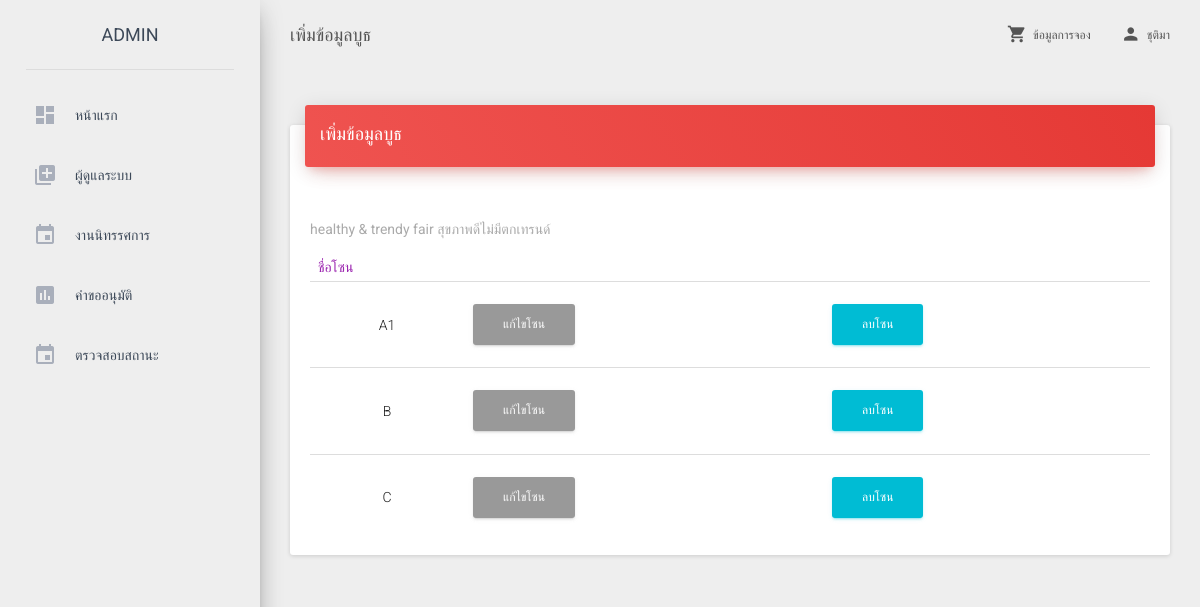
Screenshot of /admin_edit_zone_status.php?event_id=1 (signed in) with the database file from the repository.
### tables this page shows
CREATE TABLE `events` (
  `event_id` int(10) UNSIGNED NOT NULL,
  `ev_name` varchar(100) NOT NULL,
  `ev_caption` varchar(255) NOT NULL,
  `ev_dateS` date NOT NULL,
  `ev_dateF` date NOT NULL,
  `ev_dateRS` date NOT NULL,
  `ev_dateRF` date NOT NULL,
  `status` varchar(1) NOT NULL,
  `create_by` varchar(100) NOT NULL,
  `update_by` varchar(100) NOT NULL,
  `create_at` timestamp NOT NULL DEFAULT CURRENT_TIMESTAMP ON UPDATE CURRENT_TIMESTAMP,
  `update_at` timestamp NOT NULL DEFAULT '0000-00-00 00:00:00'
);

CREATE TABLE `zones` (
  `zone_id` int(10) UNSIGNED NOT NULL,
  `event_id` int(10) NOT NULL,
  `name` varchar(100) NOT NULL,
  `create_by` varchar(100) NOT NULL,
  `update_by` varchar(100) NOT NULL,
  `create_at` timestamp NOT NULL DEFAULT CURRENT_TIMESTAMP ON UPDATE CURRENT_TIMESTAMP,
  `update_at` timestamp NOT NULL DEFAULT '0000-00-00 00:00:00'
);

### admin_edit_zone_status.php (the view, shortened to what this page needs)
    <!doctype html>
    <html lang="en">
    <head>
        <link href="css/m/bootstrap.min.css" rel="stylesheet" />
        <link href="css/m/material-dashboard.css?v=1.2.0" rel="stylesheet" />
        <link href="css/m/demo.css" rel="stylesheet" />
        <link href="http://maxcdn.bootstrapcdn.com/font-awesome/latest/css/font-awesome.min.css" rel="stylesheet">
    </head>
    <body>
        <div class="wrapper">
            <div class="sidebar" data-color="red">
                <div class="logo">
                    <a href="admin_home.php" class="simple-text">
                        ADMIN
                    </a>
                </div>
                <div class="sidebar-wrapper">
                    <ul class="nav">
                        <li>
                            <a href="admin_home.php">
                                <i class="material-icons">dashboard</i>
                                <p>หน้าแรก</p>
                            </a>
                        </li>
                        <li>
                            <a href="admin_add_user.php">
                                <i class="material-icons">library_add</i>
                                <p>ผู้ดูแลระบบ</p>
                            </a>
                        </li>
                        <li class="dropdown">
                            <a href="#" class="dropdown-toggle" data-toggle="dropdown">
                                <i class="material-icons">event</i>
                                <p>งานนิทรรศการ</p>
                            </a>
                        </li>
                        <li class="dropdown">
                            <a href="#" class="dropdown-toggle" data-toggle="dropdown">
                                <i class="material-icons">assessment</i>
                                <p>คำขออนุมัติ</p>
                            </a>
                        </li>
                        <li class="dropdown">
                            <a href="#" class="dropdown-toggle" data-toggle="dropdown">
                                <i class="material-icons">event</i>
                                <p>ตรวจสอบสถานะ</p>
                            </a>
                        </li>
                </div>
            </div>
            <div class="main-panel">
                <nav class="navbar navbar-transparent navbar-absolute">
                    <div class="container-fluid">
                        <div class="navbar-header">
                            <a class="navbar-brand" href="admin_add_booth.php"> เพิ่มข้อมูลบูธ</a>
                        </div>
                        <div class="collapse navbar-collapse">
                            <ul class="nav navbar-nav navbar-right">
                        <li >
                            <a href="show.php">
                                <i class="material-icons">shopping_cart</i>
                                ข้อมูลการจอง
                            </a>
                        </li>
                                <li class="dropdown">
                                    <a href="#" class="dropdown-toggle" data-toggle="dropdown">
                                        <i class="material-icons">person</i>
                                        <?php echo $_SESSION['Name']; ?>
                                    </a>
                                </li>
                            </ul>
                        </div>
                    </div>
                </nav>
                <div class="content">
                    <div class="container-fluid">
                            <div class="row">
                                <div class="col-md-12">
                                    <div class="card">
                                        <div class="card-header" data-background-color="red">
                                            <h4 class="title">เพิ่มข้อมูลบูธ</h4>
                                        </div>
                                        <div class="card-content table-responsive">
  <?php
include('connect.php');
?>
 <?php
$id = null;
if(isset($_GET["event_id"]))
 {
    $id = $_GET["event_id"];
}
$sql = "SELECT * FROM `events` WHERE event_id = '".$id."' ";
$query = mysqli_query($con,$sql);
while ($data = mysqli_fetch_array($query) ) {
?>
<label><?php echo $data["ev_name"];?></label>
<?php
}
?>
<?php
include('connect.php');
?>
<table class='table'>
    <thead class='text-primary'>
                     <tr>
                       <th>ชื่อโซน</th>
                        <th></th>
                        <th></th>
                        </tr>
                    </thead>
<?php
$id = null;
if(isset($_GET["event_id"]))
{
    $id = $_GET["event_id"];
}
$sql = "SELECT * FROM `zones` WHERE event_id = '".$id."' ";
$query = mysqli_query($con,$sql);
while ($data = mysqli_fetch_array($query) ) {
?>
<tr>
<td><center><?php echo "$data[name]"; ?></center></td>
<td><a href="admin_edit_zone.php?zone_id=<?php echo $data["zone_id"];?>" class="btn btn-secondary">แก้ไขโซน</a></td>
<td><a href="delete_zone.php?zone_id=<?php echo $data["zone_id"];?>" class="btn btn-info">ลบโซน</a></td>
<?php
}
?>
                        </table>
                        </div>
                    </div>
                </div>
            </div>
        </div>
    </body>
    </html>

### rows the page displays
events: ev_name "healthy & trendy fair สุขภาพดีไม่มีตกเทรนด์"
zones: name "A1"
zones: name "B"
zones: name "C"

### other values shown
$_SESSION['Name'] "ชุติมา"
